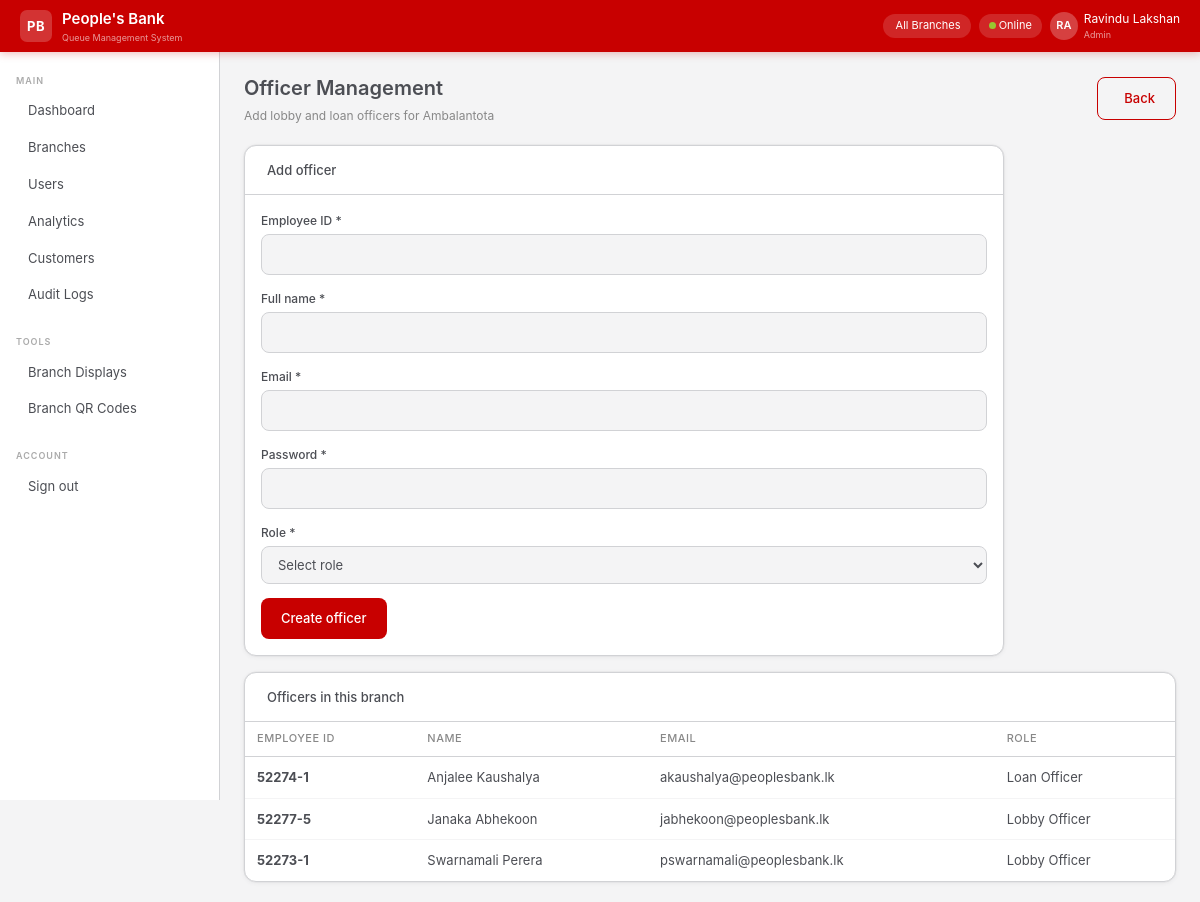
/manager/officers/?branch_id=10 (signed in), run on the app's committed database.
### app/models/user.py (models this page shows, shortened)
class User(UserMixin, db.Model):
    __tablename__ = "users"
    id            = db.Column(db.Integer, primary_key=True)
    branch_id     = db.Column(db.Integer, db.ForeignKey("branches.id"), nullable=True)
    employee_id   = db.Column(db.String(20), unique=True, nullable=False)
    full_name     = db.Column(db.String(120), nullable=False)
    email         = db.Column(db.String(120), unique=True, nullable=False)
    password_hash = db.Column(db.String(256), nullable=False)
    role          = db.Column(db.Enum(UserRole), nullable=False)
    is_active     = db.Column(db.Boolean, default=True)
    last_login    = db.Column(db.DateTime)
    created_at    = db.Column(db.DateTime, default=lambda: datetime.now(timezone.utc))
    branch        = db.relationship("Branch", back_populates="users")
    tokens_served = db.relationship("QueueToken", back_populates="served_by_officer",
                                    foreign_keys="QueueToken.served_by", lazy="dynamic")
    audit_logs    = db.relationship("AuditLog", back_populates="user", lazy="dynamic")

### app/models/branch.py (models this page shows, shortened)
class Branch(db.Model):
    __tablename__ = "branches"
    id         = db.Column(db.Integer, primary_key=True)
    name       = db.Column(db.String(120), nullable=False)
    code       = db.Column(db.String(10), unique=True, nullable=False)
    address    = db.Column(db.Text)
    city       = db.Column(db.String(80))
    phone      = db.Column(db.String(20))
    is_active  = db.Column(db.Boolean, default=True, nullable=False)
    created_at = db.Column(db.DateTime, default=lambda: datetime.now(timezone.utc))
    users    = db.relationship("User",       back_populates="branch",   lazy="dynamic")
    counters = db.relationship("Counter",    back_populates="branch",   lazy="dynamic")
    tokens   = db.relationship("QueueToken", back_populates="branch",   lazy="dynamic")

### app/views/manager_view.py (the view, shortened to what this page needs)
@manager_view_bp.route("/officers", methods=["GET", "POST"])
@manager_view_bp.route("/officers/", methods=["GET", "POST"])
@login_required
@require_role(UserRole.BRANCH_MANAGER, UserRole.ADMIN)
def officers():
    branch = current_user.branch
    if not branch and current_user.role == UserRole.ADMIN:
        branch = Branch.query.get(request.args.get("branch_id", type=int))
    officers = []
    if branch:
        officers = (
            User.query.filter_by(branch_id=branch.id, is_active=True)
            .filter(User.role.in_([UserRole.LOBBY_OFFICER, UserRole.LOAN_OFFICER]))
            .order_by(User.full_name)
            .all()
        )
    return render_template(
        "manager/officers.html",
        branch=branch,
        officers=officers,
        allowed_roles=[UserRole.LOBBY_OFFICER, UserRole.LOAN_OFFICER],
    )

### app/extensions.py (called while the page is built)
@login_manager.user_loader
def load_user(user_id):
    from app.models import User
    return User.query.get(int(user_id))

### app/templates/manager/officers.html (shortened to what this page needs)
{% extends "base.html" %}
{% block content %}
<div class="pb-page-header">
  <div>
    <div class="pb-page-title">Officer Management</div>
    <div class="pb-page-sub">Add lobby and loan officers for {{ branch.name if branch else 'your branch' }}</div>
  </div>
  <a href="/manager/dashboard" class="btn-pb-outline"> Back</a>
</div>
<div class="pb-card" style="max-width:760px; margin-bottom:16px;">
  <div class="pb-card-header">
    <div class="pb-card-title">Add officer</div>
  </div>
  <div class="pb-card-body">
    <form method="POST">
      <div class="pb-form-group">
        <label class="pb-form-label" for="employee_id">Employee ID *</label>
        <input id="employee_id" name="employee_id" class="pb-form-control" type="text" required>
      </div>
      <div class="pb-form-group">
        <label class="pb-form-label" for="full_name">Full name *</label>
        <input id="full_name" name="full_name" class="pb-form-control" type="text" required>
      </div>
      <div class="pb-form-group">
        <label class="pb-form-label" for="email">Email *</label>
        <input id="email" name="email" class="pb-form-control" type="email" required>
      </div>
      <div class="pb-form-group">
        <label class="pb-form-label" for="password">Password *</label>
        <input id="password" name="password" class="pb-form-control" type="password" required>
      </div>
      <div class="pb-form-group">
        <label class="pb-form-label" for="role">Role *</label>
        <select id="role" name="role" class="pb-form-control" required>
          <option value="">Select role</option>
        </select>
      </div>
      <button type="submit" class="btn-pb-primary">Create officer</button>
    </form>
  </div>
</div>
<div class="pb-card">
  <div class="pb-card-header">
    <div class="pb-card-title">Officers in this branch</div>
  </div>
  <div class="pb-card-body" style="padding:0;">
    <table class="pb-table">
      <thead>
        <tr><th>Employee ID</th><th>Name</th><th>Email</th><th>Role</th></tr>
      </thead>
      <tbody>
        {% for officer in officers %}
        <tr>
          <td><strong>{{ officer.employee_id }}</strong></td>
          <td>{{ officer.full_name }}</td>
          <td>{{ officer.email }}</td>
          <td>{{ officer.role.value.replace('_',' ').title() }}</td>
        </tr>
        {% else %}
        <tr><td colspan="4" class="text-center py-4" style="color:#aaa;">No officers added yet.</td></tr>
        {% endfor %}
      </tbody>
    </table>
  </div>
</div>
{% endblock %}

### app/templates/base.html (shortened to what this page needs)
<!DOCTYPE html>
<html lang="en">
<head>
  <link href="https://cdn.jsdelivr.net/npm/bootstrap@5.3.2/dist/css/bootstrap.min.css" rel="stylesheet">
  <link href="https://cdn.jsdelivr.net/npm/@tabler/icons-webfont@3.3.0/dist/tabler-icons.min.css" rel="stylesheet">
  <link href="{{ url_for('static', filename='css/pbqms.css') }}" rel="stylesheet">
</head>
<body>
{% if current_user.is_authenticated %}
<nav class="pb-navbar">
  <a class="pb-navbar-brand" href="/">
    <div class="pb-navbar-logo">PB</div>
    <div>
      <div class="pb-navbar-name">People's Bank</div>
      <div style="font-size:9px;color:rgba(255,255,255,.6);">Queue Management System</div>
    </div>
  </a>
  <div class="pb-navbar-right">
    <div class="pb-navbar-chip">
      {{ current_user.branch.name if current_user.branch else 'All Branches' }}
    </div>
    <div class="pb-navbar-chip" id="connection-status">
      <span class="pb-online-dot"></span> Online
    </div>
    <div class="pb-navbar-user">
      <div class="pb-navbar-avatar">{{ current_user.full_name[:2].upper() }}</div>
      <div>
        <div>{{ current_user.full_name }}</div>
        <div style="font-size:9px;opacity:.6;">{{ current_user.role.value.replace('_',' ').title() }}</div>
      </div>
    </div>
  </div>
</nav>
<aside class="pb-sidebar">
  <div class="pb-sidebar-section">Main</div>
  {% if current_user.role.value == 'admin' %}
    <a href="/admin/dashboard" class="pb-sidebar-link {% if request.path == '/admin/dashboard' %}active{% endif %}">
       Dashboard
    </a>
    <a href="/admin/branches" class="pb-sidebar-link">
       Branches
    </a>
    <a href="/admin/users" class="pb-sidebar-link">
       Users
    </a>
    <a href="/admin/analytics" class="pb-sidebar-link">
       Analytics
    </a>
    <a href="/admin/customers" class="pb-sidebar-link">
       Customers
    </a>
    <a href="/admin/audit-logs" class="pb-sidebar-link">
       Audit Logs
    </a>
  {% endif %}
  <div class="pb-sidebar-section" style="margin-top:12px;">Tools</div>
  {% if current_user.role.value == 'admin' %}
    <a href="/admin/branches" class="pb-sidebar-link">
       Branch Displays
    </a>
    <a href="/admin/branches" class="pb-sidebar-link">
       Branch QR Codes
    </a>
  {% endif %}
  <div class="pb-sidebar-section" style="margin-top:12px;">Account</div>
  <a href="/auth/logout" class="pb-sidebar-link">
     Sign out
  </a>
</aside>
<main class="pb-main">
  {% block content %}{% endblock %}
</main>
{% else %}
  {% block public_content %}{% endblock %}
{% endif %}
</body>
</html>

### data on the page
User: full_name "RA", full_name "Ravindu Lakshan", role.value.replace "Admin"
Branch: name "Ambalantota"
User: employee_id "52274-1", full_name "Anjalee Kaushalya", email "akaushalya@peoplesbank.lk", role.value.replace "Loan Officer"
User: employee_id "52277-5", full_name "Janaka Abhekoon", email "jabhekoon@peoplesbank.lk", role.value.replace "Lobby Officer"
User: employee_id "52273-1", full_name "Swarnamali Perera", email "pswarnamali@peoplesbank.lk", role.value.replace "Lobby Officer"

### other printed values
{{ current_user.branch.name if current_user.branch else 'All Branches' }} "All Branches"
